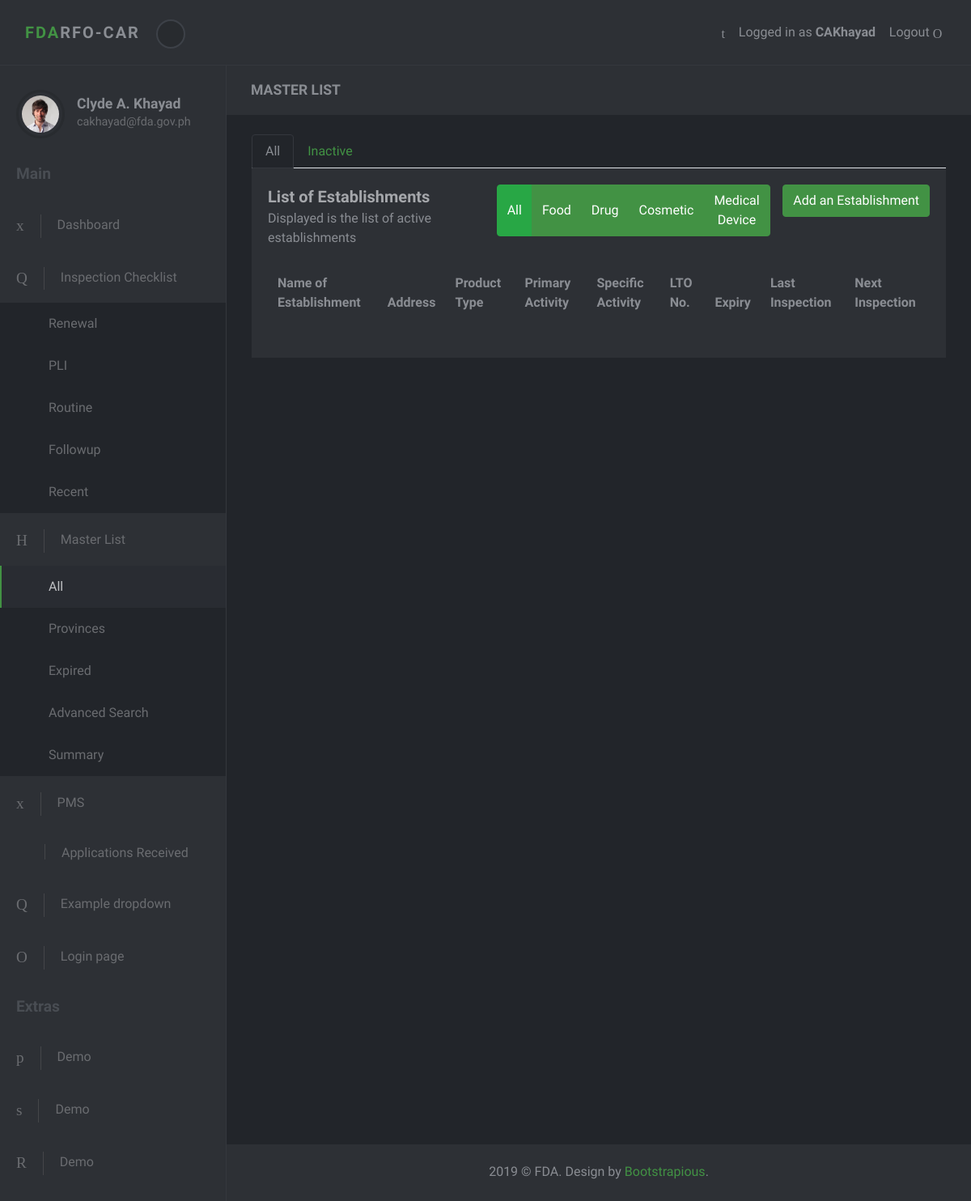
Page /masterlist/ (signed in) on the committed database.
### accounts/models.py (models this page shows, shortened)
class  User(AbstractBaseUser):
    email = models.EmailField(verbose_name='email address', max_length=255, unique=True)
    first_name = models.CharField(max_length=255)
    middle_initial = models.CharField(max_length=1)
    last_name = models.CharField(max_length=255)
    active = models.BooleanField(default=True)
    staff = models.BooleanField(default=False) # a admin user; non super-user
    admin = models.BooleanField(default=False) # a superuser
    USERNAME_FIELD = 'email'
    REQUIRED_FIELDS = [] # Email & Password are required by default.
    objects = UserManager()
    def get_full_name(self):
        return self.first_name + " " + self.middle_initial + ". " + self.last_name
    def get_short_name(self):
        full_name = self.get_full_name()
        splitted = full_name.split()
        short_name = ""
        for i in range(len(splitted)-1):
            full_name = splitted[i]
            short_name += (full_name[0].upper())
        short_name += splitted[-1].title()
        return short_name
    @property
    def is_active(self):
        return self.active

### masterlist/views.py (the view)
# urls.py: path('', AllListView.as_view(), name='index'),
class AllListView(LoginRequiredMixin, ListView):
    model = Establishment
    template_name = 'masterlist/index.html'
    def get_context_data(self, **kwargs):
        context = super().get_context_data()
        context['alllist_active'] = "active"
        context['alllist_tab_active'] = "active"
        return context

### masterlist/templates/masterlist/index.html (shortened to what this page needs)
{% extends 'masterlist/partial/masterlist-base.html' %}
{% block subtitle %} MASTER LIST {% endblock %}
{% block tabs %}
    {% include 'partial/masterlist_tabs.html' %}
{% endblock %}
{% block content-title %}
List of Establishments
{% endblock %}
{% block content-subtitle %}
Displayed is the list of active establishments
{% endblock %}

### templates/partial/navbar.html (shortened to what this page needs)
<header class="header">
    <nav class="navbar navbar-expand-lg">
        <div class="container-fluid d-flex align-items-center justify-content-between">
            <div class="navbar-header">
                <a href="index.html" class="navbar-brand">
                    <div class="brand-text brand-big visible text-uppercase"><strong class="text-primary">FDA</strong><strong>RFO-CAR</strong></div>
                </a>
                <button class="sidebar-toggle"><i class="fa fa-long-arrow-left"></i></button>
            </div>
            <div class="right-menu list-inline no-margin-bottom">
                <div class="list-inline-item"><a href="#" class="search-open nav-link"><i class="icon-magnifying-glass-browser"></i></a></div>
                <div class="list-inline-item">
                    Logged in as <strong><a href="#">{{user.get_short_name}}</a></strong>
                </div>
                <div class="list-inline-item logout">
                    <a id="logout" href="{% url 'accounts:logout' %}" class="nav-link"> <span class="d-none d-sm-inline">Logout </span><i class="icon-logout"></i></a>
                </div>
            </div>
        </div>
    </nav>
</header>

### templates/partial/sidebar.html (shortened to what this page needs)
<nav id="sidebar">
    <div class="sidebar-header d-flex align-items-center">
        <div class="avatar">
            <img src="/static/darkadmin/img/avatar-6.jpg" alt="..." class="img-fluid rounded-circle">
        </div>
        <div class="title">
            <h1 class="h5">{{user.get_full_name}}</h1>
            <p>{{user.email}}</p>
        </div>
    </div>
    <span class="heading">Main</span>
    <ul class="list-unstyled">
        <li  class="{{masterlist_dashboard_active}}"><a href="{% url 'dashboard:index' %}"> <i class="icon-grid"></i>Dashboard </a></li>
        <li><a href="#" aria-expanded="false" data-toggle="collapse"> <i class="icon-windows"></i>Inspection Checklist </a>
            <ul class="list-unstyled ">
                <li class="{{ ren_checklist_active }}"><a href="{% url 'checklist:index' %}">Renewal</a></li>
                <li class="{{ pli_checklist_active }}" disabled><a href="{% url 'checklist:pli' %}">PLI</a></li>
                <li class="{{ routine_checklist_active }}"><a href="{% url 'checklist:routine' %}">Routine</a></li>
                <li class=""><a href="#">Followup</a></li>
                <li><a href="#">Recent</a></li>
            </ul>
        </li>
        <li><a href="#" aria-expanded="false" data-toggle="collapse"> <i class="icon-padnote"></i>Master List </a>
          <ul class="list-unstyled ">
              <li class="{{alllist_active}}"><a href="{% url 'masterlist:index' %}">All</a></li>
              <li class="{{provincelist_active}}"><a href="{% url 'masterlist:abra-list' %}">Provinces</a></li>
              <li class="{{expiredlist_active}}"><a href="{% url 'masterlist:expired-list' %}">Expired</a></li>
              <li class=""><a href="{% url 'admin:masterlist_establishment_changelist' %}" target="_blank">Advanced Search</a></li>
              <li class="{{summary_active}}"><a href="{% url 'masterlist:summary' %}" target="_blank">Summary</a></li>
          </ul>
        </li>
        <li><a href="tables.html"> <i class="icon-grid"></i>PMS </a></li>
        <li><a href="charts.html"> <i class="fa fa-bar-chart"></i>Applications Received </a></li>
        <li><a href="#exampledropdownDropdown" aria-expanded="false" data-toggle="collapse"> <i class="icon-windows"></i>Example dropdown </a>
        </li>
        <li><a href="login.html"> <i class="icon-logout"></i>Login page </a></li>
    </ul><span class="heading">Extras</span>
    <ul class="list-unstyled">
        <li> <a href="#"> <i class="icon-settings"></i>Demo </a></li>
        <li> <a href="#"> <i class="icon-writing-whiteboard"></i>Demo </a></li>
        <li> <a href="#"> <i class="icon-chart"></i>Demo </a></li>
    </ul>
</nav>

### masterlist/static/darkadmin/css/style.green.css (style rules this page uses)
body { position: relative; }
a { -webkit-transition: all 0.3s; transition: all 0.3s; display: inline-block; }
.text-uppercase { letter-spacing: 0.1em; }
p { line-height: 1.7; }
button { cursor: pointer; }
i, span, strong { display: inline-block; }
.no-margin-bottom { margin-bottom: 0 !important; }
i[class*='icon-'] { -webkit-transform: translateY(2px); transform: translateY(2px); }
nav.navbar { background: #2d3035; color: #8a8d93; padding-top: 20px; padding-bottom: 20px; border-bottom: 1px solid #34373d; z-index: 10; }
nav.navbar .sidebar-toggle { width: 36px; height: 36px; line-height: 29px; text-align: center; border-radius: 50%; background: #282b2f; color: #8a8d93; font-size: 1.1rem; border: 2px solid #3d4148; outline: none; }
nav.navbar a { color: inherit; }
nav.navbar .brand-text { display: none; font-weight: 700; }
nav.navbar .brand-text.visible { display: block; }
nav.navbar a.nav-link { padding: .5rem .3rem; position: relative; }
nav#sidebar { width: 280px; background: #2d3035; color: #6a6c70; border-right: 1px solid #34373d; }
nav#sidebar a { color: inherit; text-decoration: none; position: relative; }
nav#sidebar a[data-toggle="collapse"]::after { content: '\f104'; display: inline-block; -webkit-transform: translateY(-50%); transform: translateY(-50%); font-family: 'FontAwesome'; position: absolute; top: 50%; right: 20px; }
nav#sidebar a i { font-size: 1.2em; margin-right: 10px; -webkit-transition: none; transition: none; }
nav#sidebar .sidebar-header { padding: 30px 20px; }
nav#sidebar .sidebar-header h1, nav#sidebar .sidebar-header p { margin-bottom: 0; }
nav#sidebar .sidebar-header h1 { color: #8a8d93; }
nav#sidebar .sidebar-header p { font-size: 0.9rem; }
nav#sidebar span.heading { font-weight: 700; margin-left: 20px; color: #494d53; font-size: 1.2rem; margin-bottom: 15px; }
nav#sidebar .avatar { width: 60px; height: 60px; border-radius: 50%; overflow: hidden; margin-right: 15px; background: none; padding: 4px; border: 3px solid #282b2f; }
nav#sidebar ul { max-height: none; }
nav#sidebar li { position: relative; }
nav#sidebar li a { padding: 18px 20px; display: block; font-weight: 400; }
nav#sidebar li a i { margin-right: 20px; -webkit-transition: all 0.3s; transition: all 0.3s; padding-right: 20px; border-right: 1px solid #454649; }
nav#sidebar li li a { padding: 14px; padding-left: 60px; background: #22252a; }
nav#sidebar li::before { content: ''; width: 2px; height: 100%; background: none; display: block; position: absolute; top: 0; left: 0; z-index: 99; }
nav#sidebar li.active::before { background: #429244; }
nav#sidebar li.active > a { background: #34373d; color: #bfc1c4; }
nav#sidebar li li.active > a { background: #292c32; }
button, input[type='submit'] { cursor: pointer; font-family: inherit; font-weight: 300 !important; }
.navbar { padding: 0.5rem 1rem; }
.navbar-brand { display: inline-block; padding-top: 0.3125rem; padding-bottom: 0.3125rem; margin-right: 1rem; font-size: 1.25rem; }
body { font-family: "Muli", sans-serif; font-size: 1rem; font-weight: 400; line-height: 1.5; color: #8a8d93; background-color: #fff; }
a { color: #429244; text-decoration: none; }
h1, h2, h3, h4, h5, h6, .h1, .h2, .h3, .h4, .h5, .h6 { margin-bottom: 0.5rem; font-family: inherit; font-weight: 700; line-height: 1.2; color: inherit; }
h1, .h1 { font-size: 2.5rem; }
h5, .h5 { font-size: 1.1rem; }
.text-primary { color: #429244 !important; }
.nav-link { padding: 0.5rem 1rem; }

### masterlist/static/masterlist/mystyle.css (style rules this page uses)
ul { list-style-type: none; }

### rows in the picture
User: get_short_name "CAKhayad", get_full_name "Clyde A. Khayad", email "cakhayad@fda.gov.ph"
